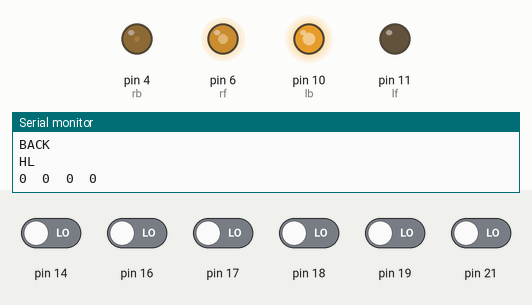
The sketch below on a simulated Arduino Mega 2560, built with avr-gcc and run on an emulated ATmega2560. Shown: output pins drawn as LEDs (lit = HIGH), the last lines printed to the serial monitor. Inputs (shaded band) come from the test bench; at power-on: pin 14, pin 16–19, pin 21 LOW.

Above: at 3.8 s.
3.9 s: pin 14 driven HIGH
At 4.13 s:
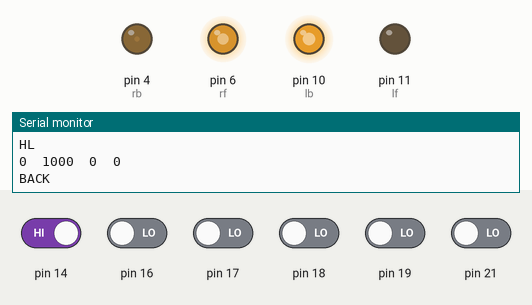
6.9 s: pin 17 driven HIGH
8.4 s: pin 14 driven LOW
At 9.4 s:
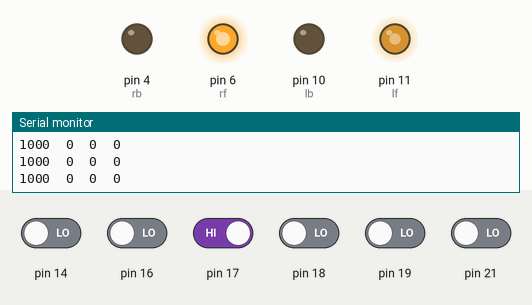
9.9 s: pin 16 driven HIGH
At 10.9 s:
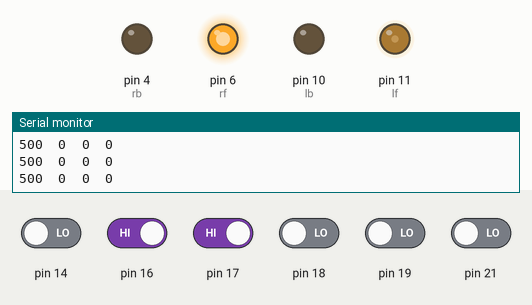
11.4 s: pin 18 driven HIGH
At 12.0 s:
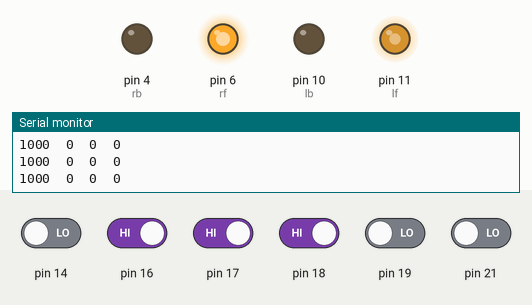
12.9 s: pin 19 driven HIGH
At 13.6 s:
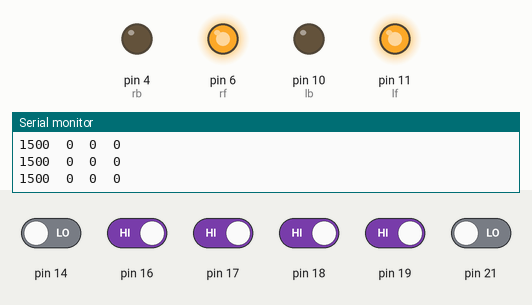
Timing chart, 0 to 15.4 s (numbered marks = the images above; inputs shaded):
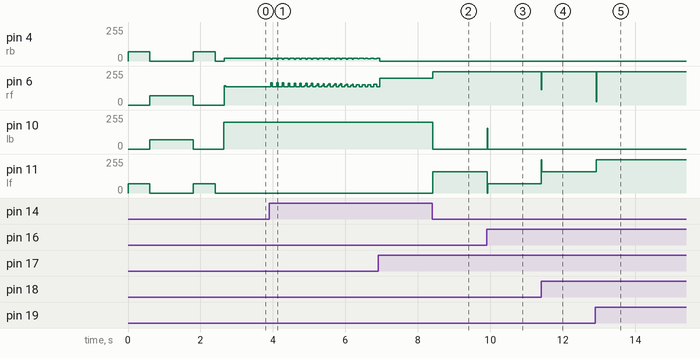

The sketch:

qtr_pid_2016_1.ino
```cpp
#include <QTRSensors.h>
#define NUM_SENSORS2  2
#define Kp .18 // experiment to determine this, start by something small that just makes your bot follow the line at a slow speed
#define Kd .45 // experiment to determine this, slowly increase the speeds and adjust this value. ( Note: Kp < Kd)
#define rightMaxSpeed 250 // max speed of the robot
#define leftMaxSpeed 250 // max speed of the robot
#define rightBaseSpeed 250 // this is the speed at which the motors should spin when the robot is perfectly on the line
#define leftBaseSpeed 250  // this is the speed at which the motors should spin when the robot is perfectly on the line
#define NUM_SENSORS  4     // number of sensors used
#define TIMEOUT       2500  // waits for 2500 us for sensor outputs to go low
#define EMITTER_PIN   A15     // emitter is controlled by digital pin 2
int lf = 11;
int lb = 10;
int rf = 6;
int rb = 4;
int  SPEED=70,MSPEED=200;
int sec=0;
int cr=300;

QTRSensorsRC qtrrc((unsigned char[]) { 16, 17, 18, 19} ,NUM_SENSORS, TIMEOUT, EMITTER_PIN); // sensor connected through analog pins A0 - A5 i.e. digital pins 14-19
QTRSensorsRC qtrrc2((unsigned char[]) {14, 21},NUM_SENSORS2, TIMEOUT, EMITTER_PIN);
unsigned int sensorValues[NUM_SENSORS];
unsigned int sensorValues2[NUM_SENSORS2];

void setup()
{
  int i;
for (int i = 0; i < 40; i++) // calibrate for sometime by sliding the sensors across the line, or you may use auto-calibration instead
{
  // comment this part out for automatic calibration
  if ( i  < 10 || i >= 30 ) // turn to the left and right to expose the sensors to the brightest and darkest readings that may be encountered
     mway('R');
   else
     mway('L');
    qtrrc.calibrate();
    qtrrc2.calibrate();
   delay(10);
mway2(0,0);
}
delay(200); // wait for 2s to position the bot before entering the main loop
    Serial.begin(9600);
  }

int lastError = 0;

void loop()
{
  unsigned int sensors[4];
  int position = qtrrc.readLine(sensors);
  int position2 = qtrrc2.readLine(sensorValues2);
  int error = position - 1500;

  int motorSpeed = Kp * error + Kd * (error - lastError);
  lastError = error;

  int rightMotorSpeed = rightBaseSpeed + motorSpeed;
  int leftMotorSpeed = leftBaseSpeed - motorSpeed;
  Serial.print(position);
  Serial.print('\t');
    Serial.print(sensorValues2[0]);
    Serial.print('\t');
    Serial.print(sensorValues2[1]);
    Serial.print('\t');
  Serial.println(position2);
//  if((position>1400)&&(position<1600))
//{
//  leftMotorSpeed = leftMotorSpeed+50;
//  rightMotorSpeed = rightMotorSpeed+50;
//}

    if (rightMotorSpeed > rightMaxSpeed ) rightMotorSpeed = rightMaxSpeed; // prevent the motor from going beyond max speed
  if (leftMotorSpeed > leftMaxSpeed ) leftMotorSpeed = leftMaxSpeed; // prevent the motor from going beyond max speed
  if (rightMotorSpeed < -rightMaxSpeed) rightMotorSpeed = -rightMaxSpeed; // keep the motor speed positive
  if (leftMotorSpeed < -leftMaxSpeed) leftMotorSpeed = -leftMaxSpeed; // keep the motor speed positive

if((position!=0)&&(position!=3000)&&(sensorValues2[0]<cr))
   {
     mway2(leftMotorSpeed,rightMotorSpeed);
   }
     else if ((sec!=1)&&((position==0)||(position==3000)))//&&(position2<1500))
  {
    SPEED=70;
    mway('b');
   // delay(.005);
    SPEED= MSPEED;
   mway('L');
  }

  else if ((position2==1000)&&((position==0)||(position==3000))&&(sec==1))
  {
    SPEED=70;
    mway('b');
   // delay(.005);
    SPEED= MSPEED;
   mway('R');
  }
// else if (((sec==2)||(sec==3))&&((position>0)&&(position<3000)))
//  {
//    SPEED= MSPEED;
//      while((sensorValues2[1]<cr)&&(position>1000)&&(position<2000))
//  {
//     int position = qtrrc.readLine(sensors);
//    int position2 = qtrrc2.readLine(sensorValues2);
//   mway('L');
//
//  }
////        while((sensors[3]<cr))
////  {
////     int position = qtrrc.readLine(sensors);
////    int position2 = qtrrc2.readLine(sensorValues2);
////   mway('R');
////
////  }
//   mway('s');
//   sec=0;
//
//  }


if ((sensorValues2[0]>cr)&&(sensorValues2[1]>cr))
sec=3;
else if ((sensorValues2[0]>cr)&&(sensorValues2[1]<cr))
sec=2;
else if ((sensorValues2[0]<cr)&&(sensorValues2[1]>cr))
sec=1;


//
//
//  else if((sensorValues2[0]>500))
//  {
//  while((sensorValues2[1]<500)&&(position!=0)&&(position!=3000))
//  {
//     int position = qtrrc.readLine(sensors);
//    int position2 = qtrrc2.readLine(sensorValues2);
//   mway('L');
//
//  }
//   mway('s');
//  }
}
```

triangle_motor_analog.ino
```cpp
int state=0;
int flag=0;
int stateStop=0;


void mway(int state)
{
int lspeed=  SPEED;
int rspeed=  SPEED;
if (state == 'f') {
        analogWrite(lf, lspeed);
        analogWrite(lb, 0);
        analogWrite(rf, rspeed);
        analogWrite(rb, 0);
          Serial.println("Go Forward!");
    }
    else if (state == 'l') {
        analogWrite(lf, 0);
        analogWrite(lb, 0);
        analogWrite(rf, rspeed);
        analogWrite(rb, 0);
          Serial.println("SL");
    }
    else if (state == 'L') {
        analogWrite(lf, 0);
        analogWrite(lb, lspeed);
        analogWrite(rf, rspeed);
        analogWrite(rb, 0);
          Serial.println("HL");
    }
        else if (state == 'm') {
        analogWrite(lf, 0);
        analogWrite(lb, lspeed);
        analogWrite(rf, 0);
        analogWrite(rb, 0);
          Serial.println("BL");
     }
    else if (state == 'b') {
        analogWrite(lf, 0);
        analogWrite(lb, lspeed);
        analogWrite(rf, 0);
        analogWrite(rb, rspeed);
          Serial.println("BACK");
    }
    else if (state == 'r') {
        analogWrite(lf, lspeed);
        analogWrite(lb, 0);
        analogWrite(rf, 0);
        analogWrite(rb, 0);
          Serial.println("SR");
    }
    else if (state == 'R') {
        analogWrite(lf, lspeed);
        analogWrite(lb, 0);
        analogWrite(rf, 0);
        analogWrite(rb, rspeed);
          Serial.println("HR");
    }
    else if (state == 'q') {
        analogWrite(lf, 0);
        analogWrite(lb, 0);
        analogWrite(rf, 0);
        analogWrite(rb, rspeed);
          Serial.println("BR");
    }

    else if (state == 's') {
        analogWrite(lf, 0);
        analogWrite(lb, 0);
        analogWrite(rf, 0);
        analogWrite(rb, 0);
        //analogWrite(led, 0);
        if(flag == 0){
          Serial.println("STOP!");
          flag=1;
        }
        stateStop=0;
    }
}
```

triangle_motor_analog2.ino
```cpp
void mway2(int lspeed,int rspeed )
{
  if (rspeed==0)
  {
        analogWrite(lf, 0);
        analogWrite(lb, 0);
  }
  else if(rspeed>0)
  {
        analogWrite(lf, rspeed);
        analogWrite(lb, 0);
  }
  else if(rspeed<0)
  {
        rspeed=-rspeed;
        analogWrite(lf, 0);
        analogWrite(lb, rspeed);
  }
if (lspeed==0)
  {
        analogWrite(rf, 0);
        analogWrite(rb, 0);
  }
  else if(lspeed>0)
  {
        analogWrite(rf, lspeed);
        analogWrite(rb, 0);
  }
  else if(lspeed<0)
  {
        lspeed=-lspeed;
        analogWrite(rf, 0);
        analogWrite(rb, lspeed);
  }

}
```

Measured:
- after the input at 8.4 s, pin 6 (rf): 200/255 → 250/255 at once; pin 10 (lb): 200/255 → 0/255 at once; pin 11 (lf): 0/255 → 160/255 at once
- after the input at 9.9 s, pin 10 (lb): 0/255 → 155/255 at once, → 0/255 0.01 s later; pin 11 (lf): 160/255 → 70/255 at once
- after the input at 11.4 s, pin 6 (rf): 250/255 → 115/255 at once, → 250/255 0.01 s later; pin 11 (lf): 70/255 → 160/255 at once
- after the input at 12.9 s, pin 6 (rf): 250/255 → 25/255 at once, → 250/255 0.01 s later; pin 11 (lf): 160/255 → 250/255 at once
